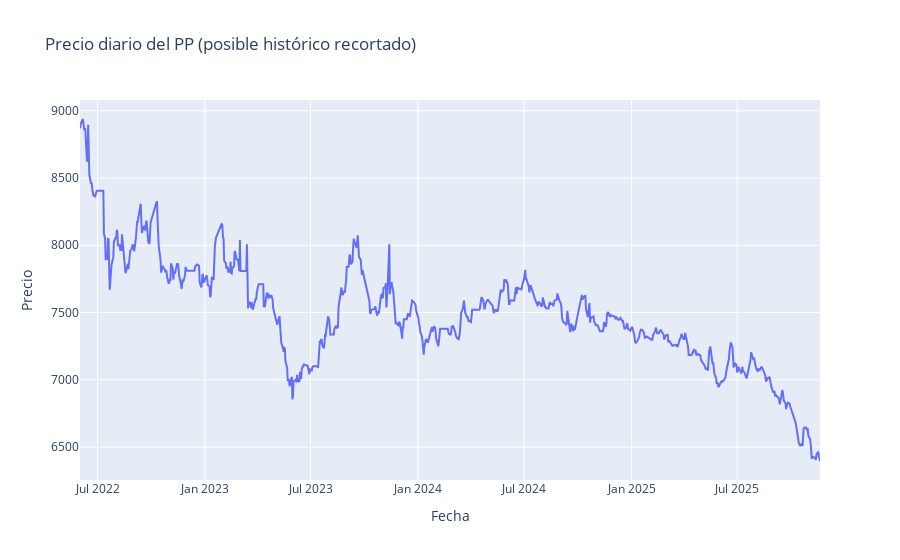
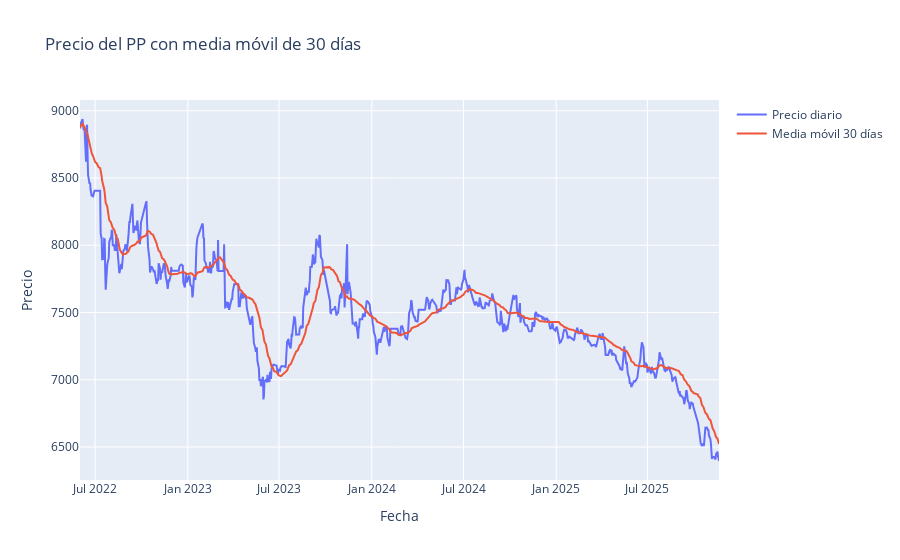

Write notebook code for charts like these, in order.
### Code cell
# Agregar media móvil de 30 días
df["MA_30"] = df["Price"].rolling(window=30, min_periods=1).mean()

# 1) Precio vs tiempo (recortado)
fig = go.Figure()
fig.add_trace(go.Scatter(
    x=df["Date"], y=df["Price"],
    mode="lines", name="Precio diario"
))
fig.update_layout(
    title="Precio diario del PP (posible histórico recortado)",
    xaxis_title="Fecha",
    yaxis_title="Precio"
)
fig.show()

# 2) Precio + media móvil 30 días
fig = go.Figure()
fig.add_trace(go.Scatter(
    x=df["Date"], y=df["Price"],
    mode="lines", name="Precio diario"
))
fig.add_trace(go.Scatter(
    x=df["Date"], y=df["MA_30"],
    mode="lines", name="Media móvil 30 días"
))
fig.update_layout(
    title="Precio del PP con media móvil de 30 días",
    xaxis_title="Fecha",
    yaxis_title="Precio"
)
fig.show()

### Figure 1 — Plotly figure (JSON) as saved in the notebook; plotly's stock layout.template omitted (floating-point values rounded to 4 significant figures; data arrays with more than 128 entries replaced by an {"elided": "..."} marker saying what was removed)
{"data": [{"mode": "lines", "name": "Precio diario", "type": "scatter", "x": {"elided": "772 str values"}, "y": {"elided": "772 float values"}}], "layout": {"title": {"text": "Precio diario del PP (posible histórico recortado)"}, "xaxis": {"title": {"text": "Fecha"}}, "yaxis": {"title": {"text": "Precio"}}}}

### Figure 2 — Plotly figure (JSON) as saved in the notebook; plotly's stock layout.template omitted (floating-point values rounded to 4 significant figures; data arrays with more than 128 entries replaced by an {"elided": "..."} marker saying what was removed)
{"data": [{"mode": "lines", "name": "Precio diario", "type": "scatter", "x": {"elided": "772 str values"}, "y": {"elided": "772 float values"}}, {"mode": "lines", "name": "Media móvil 30 días", "type": "scatter", "x": {"elided": "772 str values"}, "y": {"elided": "772 float values"}}], "layout": {"title": {"text": "Precio del PP con media móvil de 30 días"}, "xaxis": {"title": {"text": "Fecha"}}, "yaxis": {"title": {"text": "Precio"}}}}
